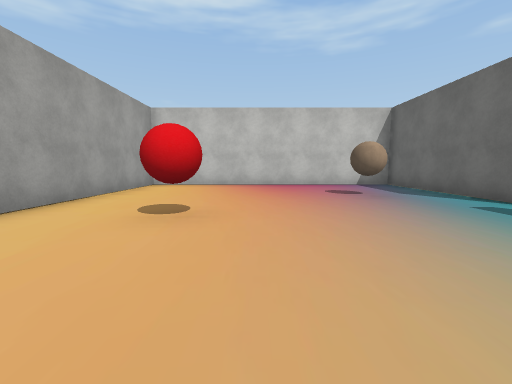
[1] (above)

20 first-person views from a walk through a 3-D level made in the Unity game engine. The camera is 1.3 m above the floor, tilts 6° down and sees 90° across. The floor is counted in squares, 2 m on a side. Each view is taken from the middle of a square. On the plan, view 1 faces up. The plan holds only what a view shows up to about 9 squares ahead; the rest is blank. The place goes on beyond the plan. The player is left out. Some surface patterns are stand-ins.

[2]
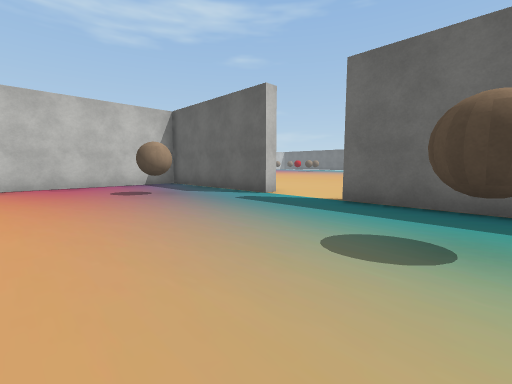

[3]
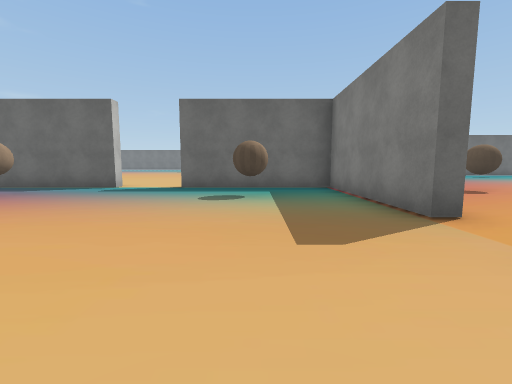

[4]
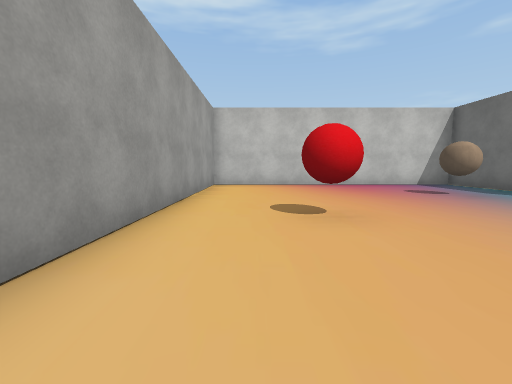

[5]
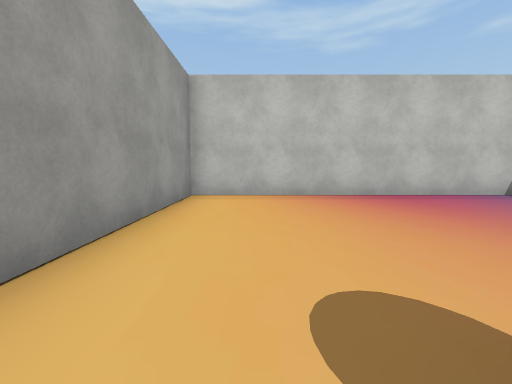

[6]
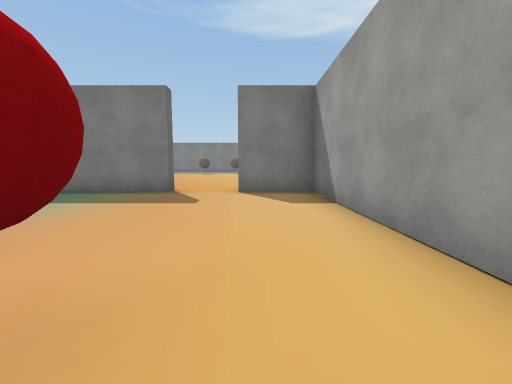

[7]
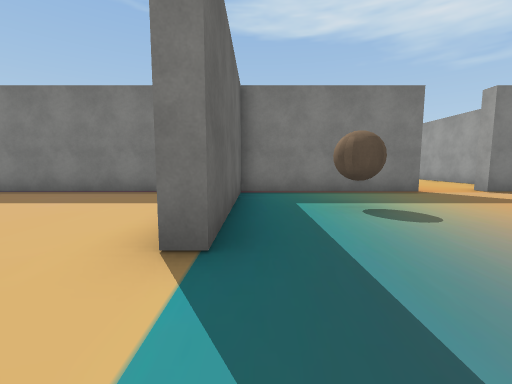

[8]
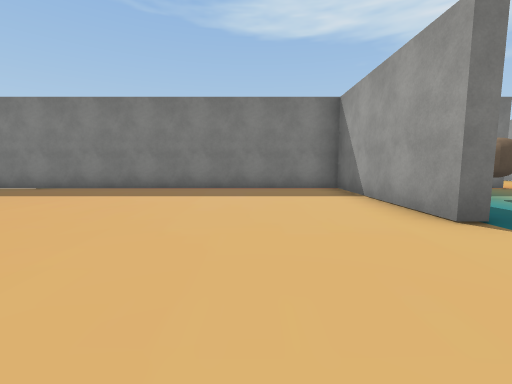

[9]
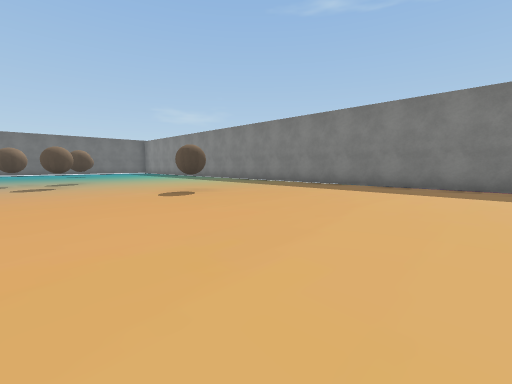

[10]
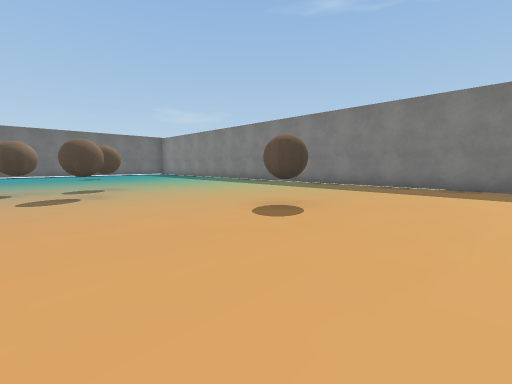

[11]
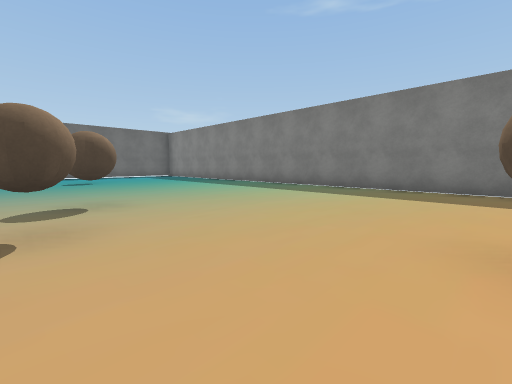

[12]
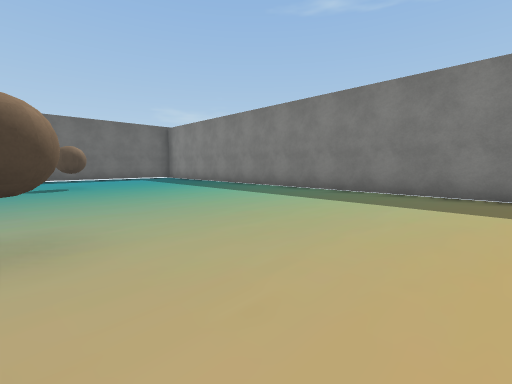

[13]
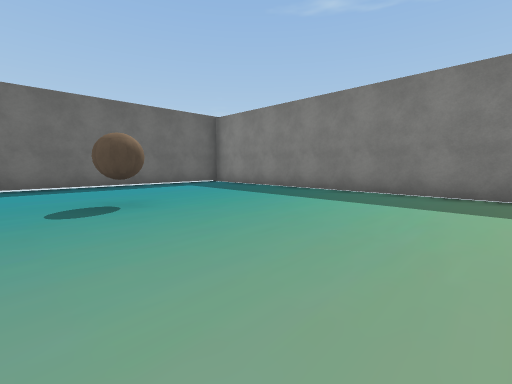

[14]
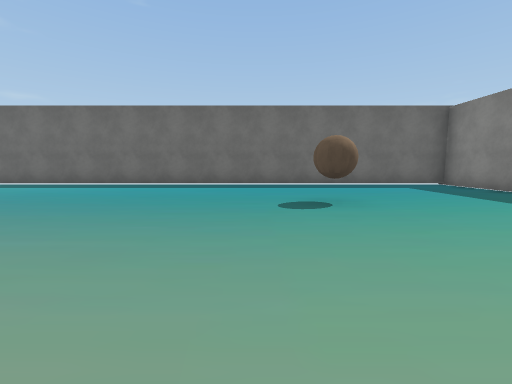

[15]
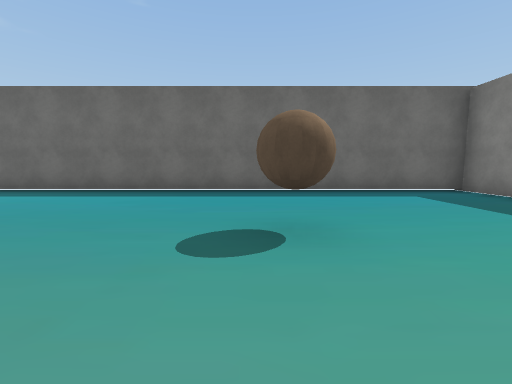

[16]
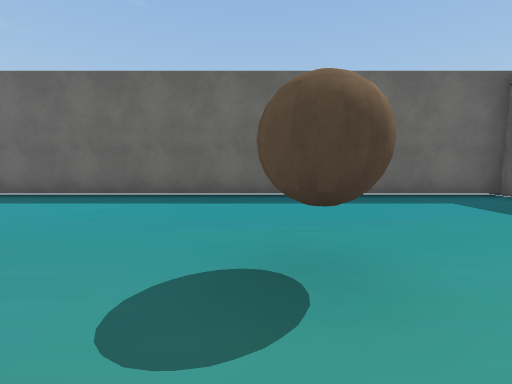

[17]
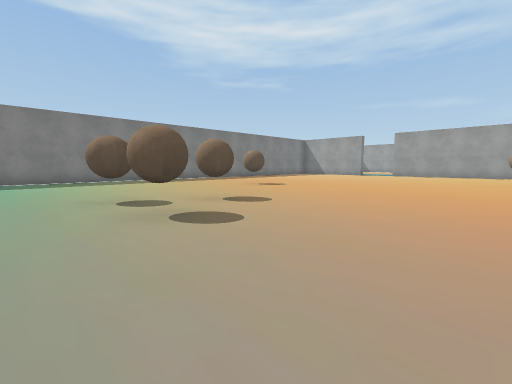

[18]
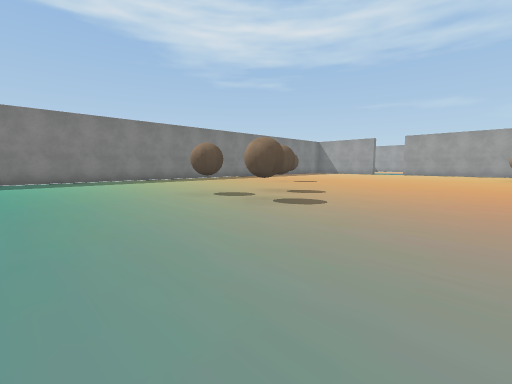

[19]
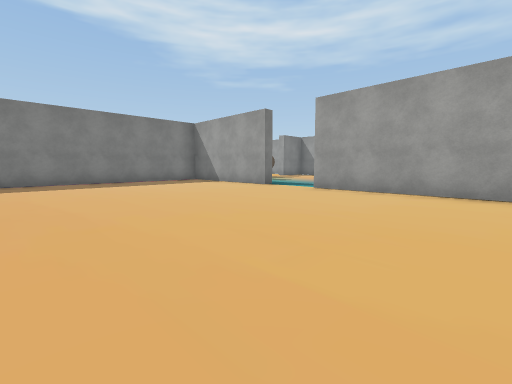

[20]
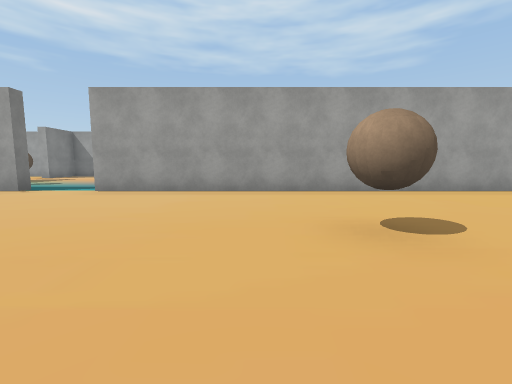

### Floor plan
Points are (right, up) in squares from view 1. A wall is a line through its corners. A room is listed if a view was taken in it or the views show most of it. See-through windows are left out.
Room 1 (views 1, 2, 3, 4, 5, 6, 7)
walls: (4.7, 4) (4.4, 4) (4.4, 8.4) (-3.4, 8.4) (-3.4, -2.1) (-1.6, -2.1) (-1.6, -2.6); (0.1, -2.6) (0.1, -2.1) (4.4, -2.1) (4.4, 2.1)
ways out: opening at (4, 3.5) to room 2; opening at (-0.5, -2)
objects: other object (-1, 3); ball (2, 0); ball (2, 6)
Room 2 (views 8, 9, 10, 11, 12, 13, 14, 15, 16, 17, 18, 19, 20)
walls: (4.4, 2.1) (4.7, 2.1) (4.7, -2.1) (29.4, -2.1) (29.4, 9.5); (4.7, 9.5) (4.7, 4)
ways out: opening at (4, 3.5) to room 1
objects: ball (9, 9); ball (15, 3); ball (18, 5); ball (20, 4); ball (20, 6); ball (25, 3)

Positions as (right, up) in squares from view 1, and headings:
1: (0, 0), facing up
2: (0, 0), facing up-right
3: (-3, 0), facing right
4: (-2, 0), facing up
5: (-2, 3), facing up
6: (-2, 4), facing down
7: (4, 4), facing down
8: (7, 5), facing down
9: (9, 6), facing down-right
10: (12, 6), facing down-right
11: (15, 5), facing down-right
12: (17, 4), facing down-right
13: (21, 4), facing down-right
14: (21, 4), facing right
15: (23, 3), facing right
16: (24, 3), facing right
17: (21, 9), facing down-left
18: (23, 9), facing down-left
19: (11, 8), facing down-left
20: (11, 8), facing left
